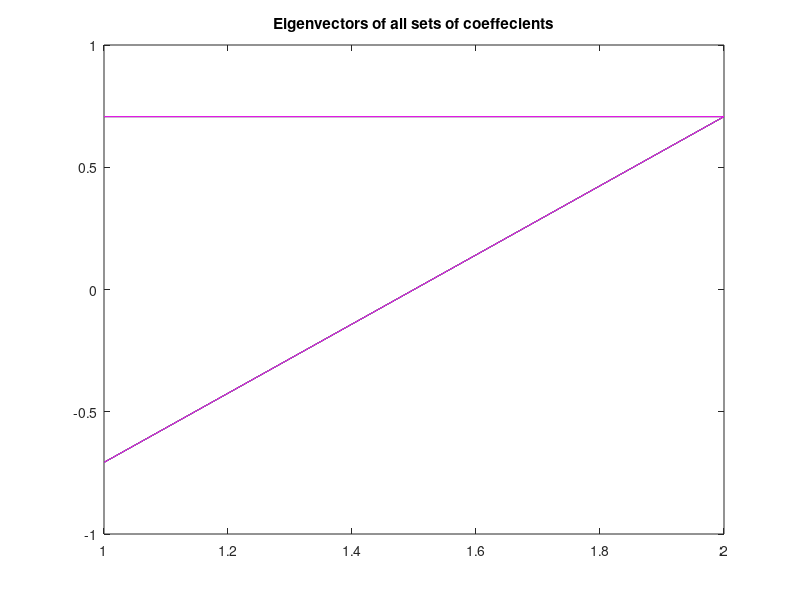
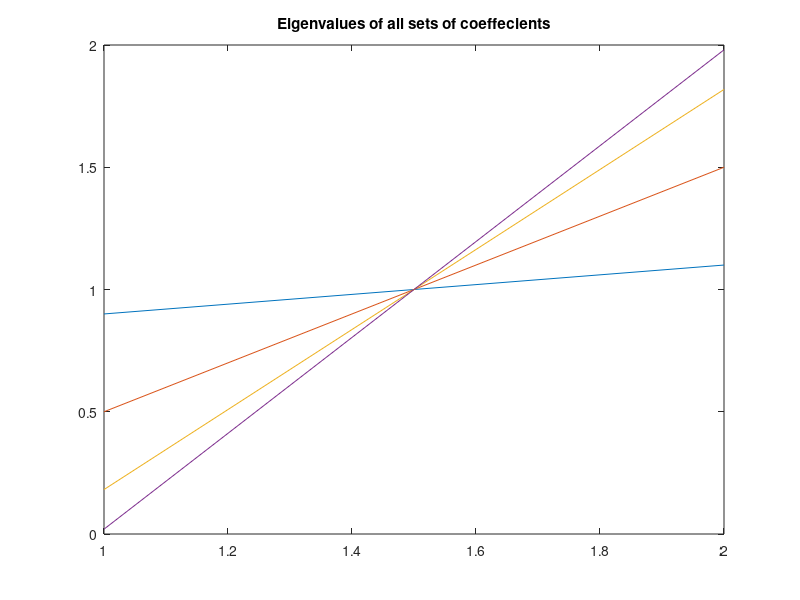
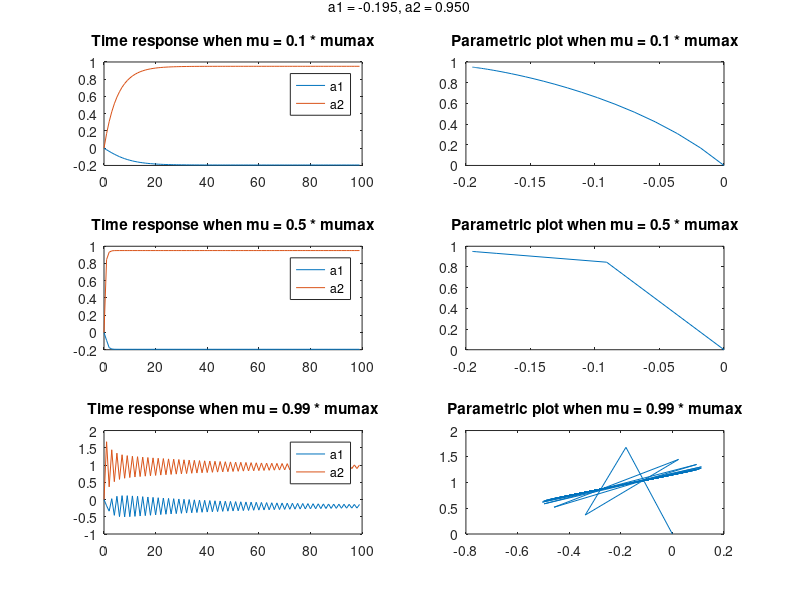
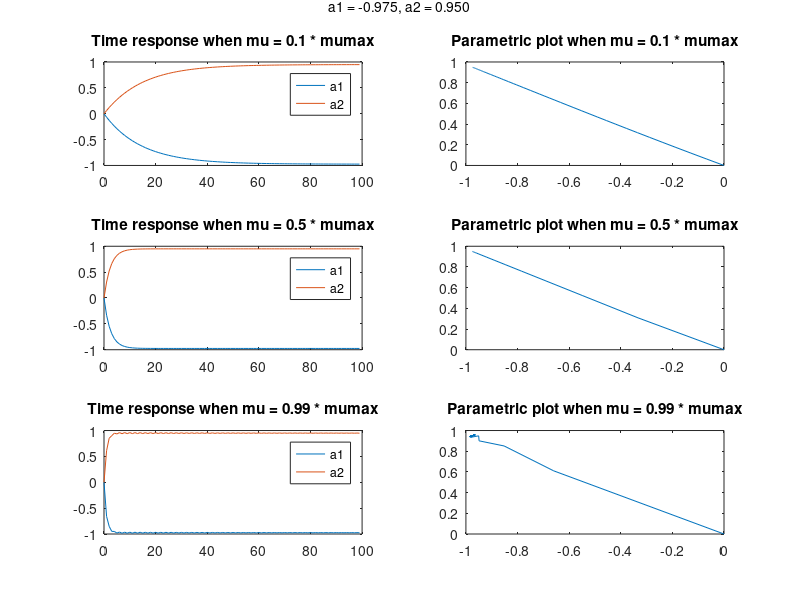

Recreate these plots in MATLAB, in order.
clear
close all

a1 = [-0.1950 -0.9750 -1.5955 -1.9114];
a2 = ones(1,4)*0.95;
R = [];
eigvals = [];
figure
colors = ['r', 'b', 'g', 'm'];

% Calculates the four 2x2 correlation matrices and stores them in
% a 2x8 matrix. Also computes the eigenvalues/eigenvectors and plots
% the eigenvectors
vectPlot = figure
valPlot = figure

for n = 1:4
    tmp_R = [1 (-a1(n)/(1+a2(n))*1) ; (-a1(n)/(1+a2(n))*1) 1]
    [tmp_eigvecs tmp_eigvals] = eig(tmp_R)
    R = [R tmp_R]
    eigvals = [eigvals [tmp_eigvals(1,1); tmp_eigvals(2,2)]]
    figure(vectPlot)
    plot(tmp_eigvecs, colors(n));
    hold on
    figure(valPlot)
    plot([tmp_eigvals(1,1); tmp_eigvals(2,2)])
    hold on
end

figure(vectPlot)
title('Eigenvectors of all sets of coeffecients')

figure(valPlot)
title('Eigenvalues of all sets of coeffecients')

N = 100;

ww_sv1 = zeros(8, N); 
ww_sv2 = zeros(8, N);
ww_sv3 = zeros(8, N);

% Applies the gradient descent algorithm for each correlation matrix. Result
% is stored in a 8x100 matrix, where rows 1,2 are the coeffecients for
% the first correlation matrix, rows 3,4 are for the second correlation
% matrix, and so on.
for k = 1:4
    m = 2*k -1;
    Rtmp = R(:, m:m+1);
    p = Rtmp * [a1(k); a2(k)];
    mumax = 2/max(eigvals(:,k));
    ww1=zeros(1,2)';
    ww2=zeros(1,2)';
    ww3=zeros(1,2)';
    for nn=1:N
        % mu = 0.1*mumax
        ww_sv1(m:(m+1),nn)=ww1;
        mu = 0.1 * mumax;
        ww1=ww1+mu*(p-Rtmp(1:2, 1:2)*ww1);
        % mu = 0.5 * mumax
        ww_sv2(m:(m+1),nn)=ww2;
        mu = 0.5 * mumax;
        ww2=ww2+mu*(p-Rtmp(1:2, 1:2)*ww2);
        % mu = 0.99 * mumax
        ww_sv3(m:(m+1),nn)=ww3;
        mu = 0.99 * mumax;
        ww3=ww3+mu*(p-Rtmp(1:2, 1:2)*ww3);
    end
end


for n = 1:4
    figure
    m = 2 * n -1;
    % Plots the data for mu = 0.1*mumax
    subplot(3,2,1)
    plot(0:N-1, ww_sv1(m:m+1, :))
    legend('a1', 'a2')
    title('Time response when mu = 0.1 * mumax')
    subplot(3,2,2)
    plot(ww_sv1(m,1:N), ww_sv1(m+1,1:N))
    title('Parametric plot when mu = 0.1 * mumax')
    
    % Plots the data for mu = 0.5*mumax
    subplot(3,2,3)
    plot(0:N-1, ww_sv2(m:m+1, :))
    legend('a1', 'a2')
    title('Time response when mu = 0.5 * mumax')
    subplot(3,2,4)
    plot(ww_sv2(m,1:N), ww_sv2(m+1,1:N))
    title('Parametric plot when mu = 0.5 * mumax')
    
    % Plots the data for mu = 0.99*mumax
    subplot(3,2,5)
    plot(0:N-1, ww_sv3(m:m+1, :))
    legend('a1', 'a2')
    title('Time response when mu = 0.99 * mumax')
    subplot(3,2,6)
    plot(ww_sv3(m,1:N), ww_sv3(m+1,1:N))
    title('Parametric plot when mu = 0.99 * mumax')
    
    ha = axes('Position',[0 0 1 1],'Xlim',[0 1],'Ylim',[0 
1],'Box','off','Visible','off','Units','normalized', 'clipping' , 'off');

text(0.5, 1,sprintf('a1 = %0.3f, a2 = %0.3f', a1(n), a2(n)),'HorizontalAlignment','center','VerticalAlignment', 'top')
    
end

